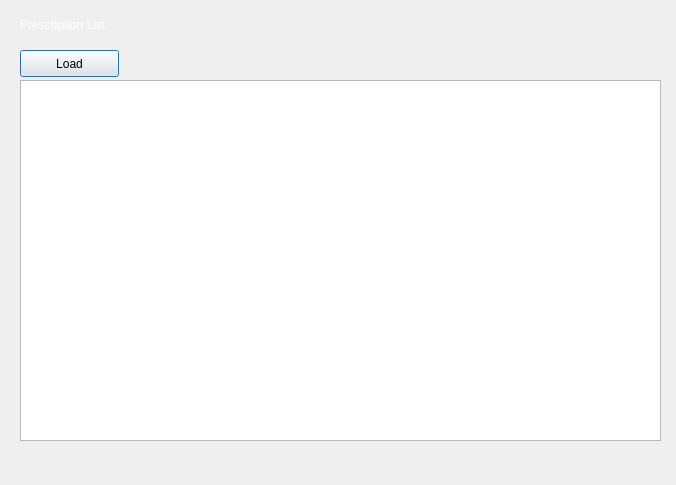
<?xml version="1.0" encoding="UTF-8"?>
<ui version="4.0">
 <class>Prescription_Admin</class>
 <widget class="QDialog" name="Prescription_Admin">
  <property name="geometry">
   <rect>
    <x>0</x>
    <y>0</y>
    <width>676</width>
    <height>485</height>
   </rect>
  </property>
  <property name="windowTitle">
   <string>Prescription</string>
  </property>
  <widget class="QTableView" name="tableView">
   <property name="geometry">
    <rect>
     <x>20</x>
     <y>80</y>
     <width>641</width>
     <height>361</height>
    </rect>
   </property>
  </widget>
  <widget class="QWidget" name="layoutWidget">
   <property name="geometry">
    <rect>
     <x>20</x>
     <y>10</y>
     <width>341</width>
     <height>29</height>
    </rect>
   </property>
   <layout class="QHBoxLayout" name="horizontalLayout_2">
    <item>
     <widget class="QLabel" name="label">
      <property name="styleSheet">
       <string notr="true">color: rgb(255, 255, 255)</string>
      </property>
      <property name="text">
       <string>Prescription List</string>
      </property>
     </widget>
    </item>
   </layout>
  </widget>
  <widget class="QPushButton" name="pushButton_2">
   <property name="geometry">
    <rect>
     <x>20</x>
     <y>50</y>
     <width>99</width>
     <height>27</height>
    </rect>
   </property>
   <property name="text">
    <string>Load</string>
   </property>
  </widget>
 </widget>
 <resources/>
 <connections/>
</ui>
